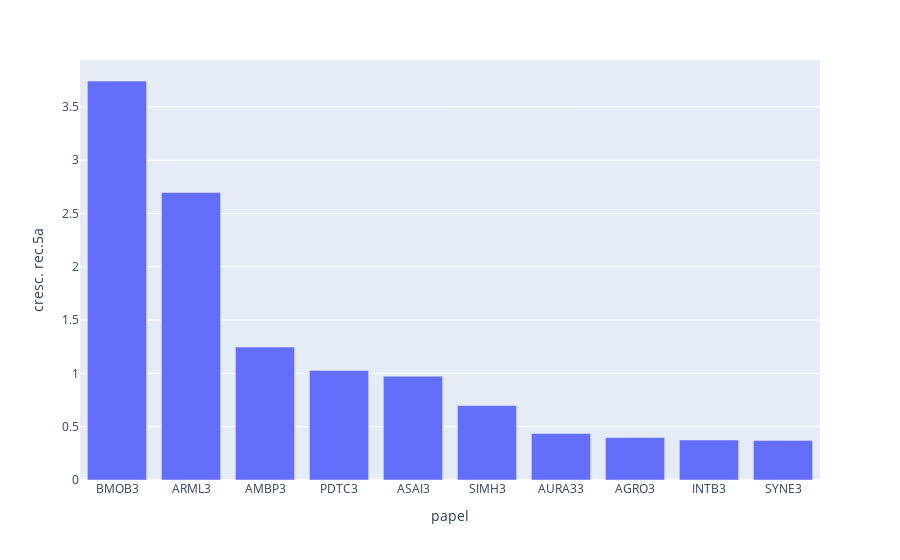

Here is the notebook cell this chart was saved with:
### Code cell
# grafico maiores Crescimento Receita
aux = df_final.sort_values('cresc. rec.5a', ascending= False).reset_index().rename( columns= {'index': 'papel'}).head(10)
px.bar( aux, x= 'papel', y= 'cresc. rec.5a')

### Figure 1 — Plotly figure (JSON) as saved in the notebook; plotly's stock layout.template omitted (floating-point values rounded to 4 significant figures)
{"data": [{"alignmentgroup": "True", "hovertemplate": "papel=%{x}<br>cresc. rec.5a=%{y}<extra></extra>", "legendgroup": "", "marker": {"color": "#636efa", "pattern": {"shape": ""}}, "name": "", "offsetgroup": "", "orientation": "v", "showlegend": false, "textposition": "auto", "type": "bar", "x": ["BMOB3", "ARML3", "AMBP3", "PDTC3", "ASAI3", "SIMH3", "AURA33", "AGRO3", "INTB3", "SYNE3"], "xaxis": "x", "y": [3.743, 2.697, 1.247, 1.028, 0.9731, 0.6992, 0.4356, 0.3976, 0.3752, 0.3715], "yaxis": "y"}], "layout": {"barmode": "relative", "legend": {"tracegroupgap": 0}, "margin": {"t": 60}, "xaxis": {"anchor": "y", "domain": [0, 1], "title": {"text": "papel"}}, "yaxis": {"anchor": "x", "domain": [0, 1], "title": {"text": "cresc. rec.5a"}}}}
